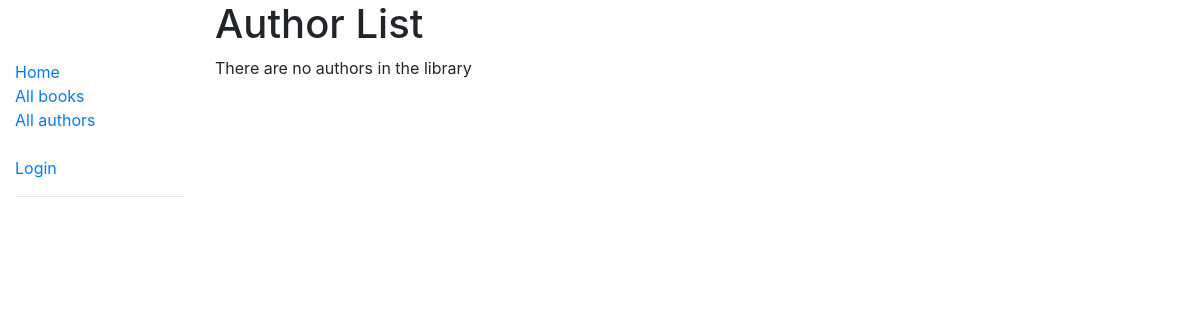
The app's page /catalog/authors/, older data.
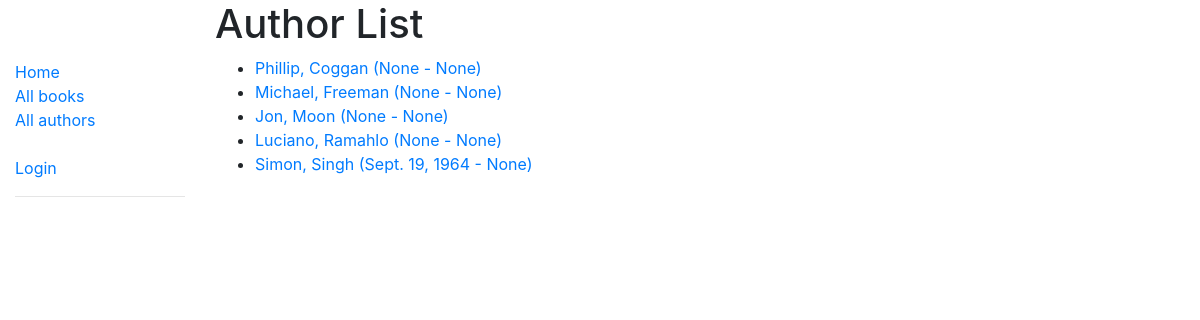
The same page, newer data.
### catalog/models.py (models this page shows, shortened)
class Author(models.Model):
    first_name = models.CharField(max_length = 100)
    last_name = models.CharField(max_length = 100)
    date_of_birth = models.DateField(null = True, blank = True)
    date_of_death = models.DateField('Died', null = True, blank = True)
    class Meta:
        ordering = ['last_name', 'first_name']
    def get_absolute_url(self):
        return reverse('author-detail', args=[str(self.id)])

### catalog/views.py (the view)
# urls.py: , path("authors/", views.AuthorListView.as_view(), name = "authors")
class AuthorListView(generic.ListView):
    model = Author

### catalog/templates/catalog/author_list.html (shortened to what this page needs)
{% extends "base_generic.html" %}
{% block content %}
  <h1>Author List</h1>
  {% if author_list %}
  <ul>
    {% for author in author_list %}
    <li>
      <a href="{{ author.get_absolute_url }}">{{ author.first_name }}, {{ author.last_name}} ({{author.date_of_birth}} - {{ author.date_of_death }})</a>
    </li>
    {% endfor %}
  </ul>
  {% else %}
    <p>There are no authors in the library </p>
  {% endif %}
{% endblock %}

Row changes from the older to the newer data that the page shows:
added Author: first_name "Phillip", last_name "Coggan", date_of_birth "None", date_of_death "None"
added Author: first_name "Michael", last_name "Freeman", date_of_birth "None", date_of_death "None"
added Author: first_name "Jon", last_name "Moon", date_of_birth "None", date_of_death "None"
added Author: first_name "Luciano", last_name "Ramahlo", date_of_birth "None", date_of_death "None"
added Author: first_name "Simon", last_name "Singh", date_of_birth "Sept. 19, 1964", date_of_death "None"
Text that changed along with them:
text no longer shown: "There are no authors in the library"
